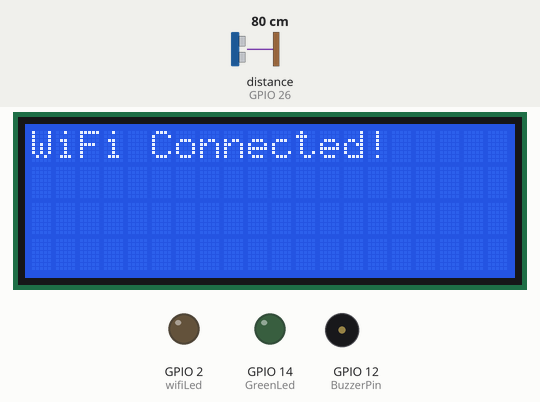
Bench run of a sketch on a simulated ESP32. Parts: 20×4 character LCD, output pins drawn as LEDs (lit = HIGH), buzzer (waves = sounding, pin HIGH). Wiring (inferred from the names in the program): ultrasonic range finder: trigger GPIO 27; echo GPIO 26. The test bench sets the inputs (shaded band); at power-on: distance to the obstacle (sensor on GPIO 26) 80 cm. The echo pulse lasts 58.3 µs per cm; WiFi joins after 1.5 s; servers stay silent unless stated; pins used as bus, display or sensor lines are not drawn; what the sketch prints to the serial monitor is not drawn.

Above: at 3.2 s.
5.2 s: distance to the obstacle (sensor on GPIO 26) set to 34 cm
At 6.1 s:
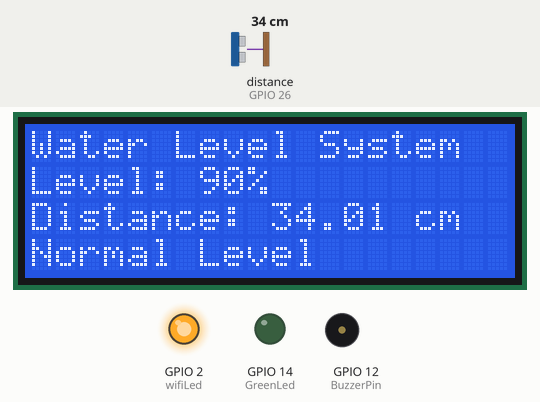
7.0 s: distance to the obstacle (sensor on GPIO 26) set to 28 cm
At 7.8 s:
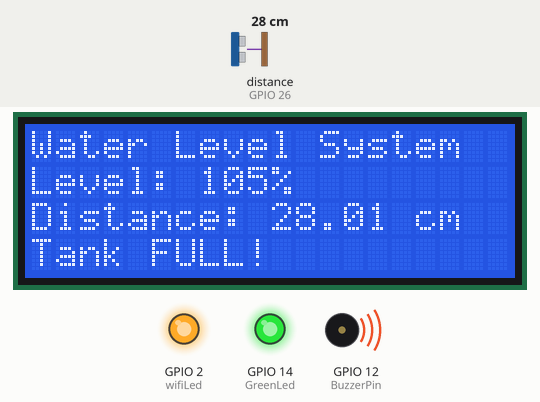
8.8 s: distance to the obstacle (sensor on GPIO 26) set to 35 cm
At 9.4 s:
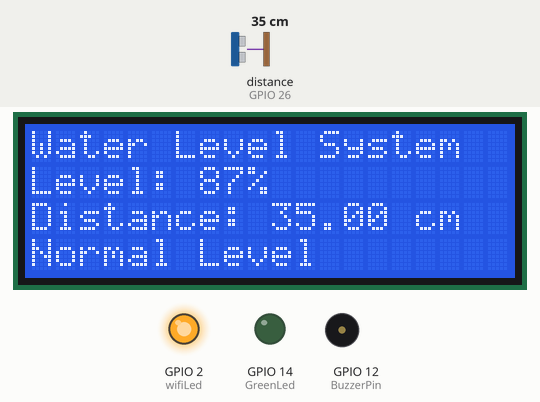
Timing chart, 0 to 11.8 s (numbered marks = the images above; inputs shaded):
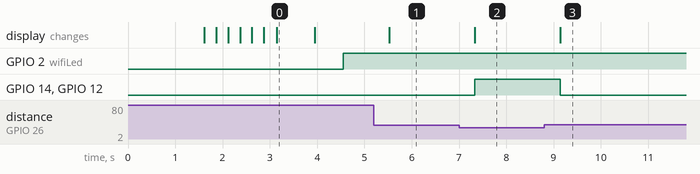

The sketch:

topic1.ino
```cpp
#define BLYNK_TEMPLATE_ID "TMPL6C59Tss2O"
#define BLYNK_TEMPLATE_NAME "ESP32 WaterLevel"
#define BLYNK_AUTH_TOKEN "stEj6vFxp0WwxMm6vQaXXpVr_BFRy1J8"

char ssid[] = "PLDTSATLINK7MSdh";
char pass[] = "NetworkPolice1234!";

// Water level limits (in cm)
int emptyTankDistance = 70;  // distance when tank is empty
int fullTankDistance  = 30;  // distance when tank is full

// Pins
#define TRIGPIN    27  // D27
#define ECHOPIN    26  // D26
#define wifiLed    2   // D2
#define BuzzerPin  12  // D12
#define GreenLed   14  // D14

#define VPIN_BUTTON_1    V1
#define VPIN_BUTTON_2    V2

#include <LiquidCrystal_I2C.h>
#include <WiFi.h>
#include <WiFiClient.h>
#include <BlynkSimpleEsp32.h>

LiquidCrystal_I2C lcd(0x27, 20, 4); // LCD address and size

float duration;
float distance;
int waterLevelPer;

char auth[] = BLYNK_AUTH_TOKEN;
BlynkTimer timer;

// Blynk connection check
void checkBlynkStatus() {
  bool isconnected = Blynk.connected();
  digitalWrite(wifiLed, isconnected ? HIGH : LOW);
}

BLYNK_CONNECTED() {
  Blynk.syncVirtual(VPIN_BUTTON_1);
  Blynk.syncVirtual(VPIN_BUTTON_2);
}

// Display function for LCD
void displayData(int value) {
  lcd.clear();
  lcd.setCursor(0, 0);
  lcd.print("Water Level System");
  lcd.setCursor(0, 1);
  lcd.print("Level: ");
  lcd.print(value);
  lcd.print("%");
  lcd.setCursor(0, 2);
  lcd.print("Distance: ");
  lcd.print(distance);
  lcd.print(" cm");
  lcd.setCursor(0, 3);
  if (value >= 100) {
    lcd.print("Tank FULL!");
  } else if (value <= 25) {    // 🔹 changed from 10% to 25%
    lcd.print("Tank LOW!");
  } else {
    lcd.print("Normal Level");
  }
}

// Measure distance and control outputs
void measureDistance() {
  digitalWrite(TRIGPIN, LOW);
  delayMicroseconds(2);
  digitalWrite(TRIGPIN, HIGH);
  delayMicroseconds(20);
  digitalWrite(TRIGPIN, LOW);

  duration = pulseIn(ECHOPIN, HIGH);
  distance = ((duration / 2) * 0.343) / 10;

  if (distance < emptyTankDistance && distance > (fullTankDistance - 10)) {
    waterLevelPer = map((int)distance, emptyTankDistance, fullTankDistance, 0, 100);
    displayData(waterLevelPer);

    Blynk.virtualWrite(VPIN_BUTTON_1, waterLevelPer);
    Blynk.virtualWrite(VPIN_BUTTON_2, String(distance) + " cm");

    Serial.print("Distance: ");
    Serial.print(distance);
    Serial.print(" cm | Water Level: ");
    Serial.print(waterLevelPer);
    Serial.println("%");

    // Control logic (UPDATED)
    if (waterLevelPer >= 100 || waterLevelPer <= 25) {   // 🔹 changed from 10% to 25%
      digitalWrite(BuzzerPin, HIGH);
      digitalWrite(GreenLed, HIGH);
    } else {
      digitalWrite(BuzzerPin, LOW);
      digitalWrite(GreenLed, LOW);
    }
  }

  delay(300); // faster refresh rate
}

void setup() {
  Serial.begin(115200);

  pinMode(ECHOPIN, INPUT);
  pinMode(TRIGPIN, OUTPUT);
  pinMode(wifiLed, OUTPUT);
  pinMode(BuzzerPin, OUTPUT);
  pinMode(GreenLed, OUTPUT);

  digitalWrite(wifiLed, LOW);
  digitalWrite(BuzzerPin, LOW);
  digitalWrite(GreenLed, LOW);

  lcd.init();
  lcd.backlight();
  lcd.setCursor(0, 0);
  lcd.print("Water Level System");
  lcd.setCursor(0, 1);
  lcd.print("Initializing...");
  delay(1500);

  WiFi.begin(ssid, pass);
  timer.setInterval(2000L, checkBlynkStatus);
  Blynk.config(auth);

  lcd.clear();
  lcd.setCursor(0, 0);
  lcd.print("Connecting WiFi...");
  while (WiFi.status() != WL_CONNECTED) {
    delay(250);
    lcd.print(".");
  }

  lcd.clear();
  lcd.setCursor(0, 0);
  lcd.print("WiFi Connected!");
  delay(800);
  lcd.clear();
}

void loop() {
  measureDistance();
  Blynk.run();
  timer.run();
}
```

Measured:
- the behaviour switches between 31 and 30 cm on distance to the obstacle (sensor on GPIO 26) (found by bisection; images 1 and 2)
- after the input at 5.2 s, the display: changes after 0.33 s (image 1)
- after the input at 7.0 s, GPIO 14 (GreenLed), GPIO 12 (BuzzerPin): LOW → HIGH after 0.34 s; the display: changes after 0.34 s (image 2)
- after the input at 8.8 s, GPIO 14 (GreenLed), GPIO 12 (BuzzerPin): HIGH → LOW after 0.34 s; the display: changes after 0.34 s (image 3)
- what the display in image 0 shows lasts 0.8 s, from 3.1 s to 3.9 s
